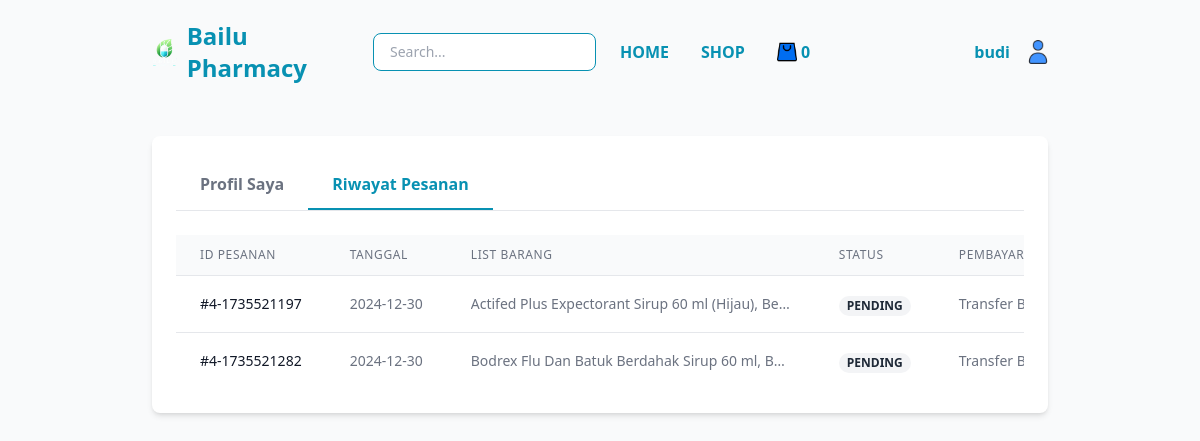
The app's page /history_belanja.php (signed in) with its own data.
### tables this page shows
CREATE TABLE `tb_pesanan` (
  `Id_pesanan` varchar(50) NOT NULL,
  `tanggal_pemesanan` date NOT NULL,
  `Total_item` int(8) NOT NULL,
  `Harga_total` int(8) NOT NULL,
  `Id_pelanggan` int(4) NOT NULL,
  `Tipe Pembayaran` enum('COD','Transfer Bank Mandiri','Transfer Bank BNI','Transfer Bank BCA','Transfer Bank BRI') NOT NULL,
  `Bukti_transfer` longblob DEFAULT NULL,
  `status` enum('DIBATALKAN','PENDING','SELESAI') NOT NULL,
  PRIMARY KEY (`Id_pesanan`),
  KEY `Id_pelanggan` (`Id_pelanggan`),
  CONSTRAINT `tb_pesanan_ibfk_1` FOREIGN KEY (`Id_pelanggan`) REFERENCES `tb_pelanggan` (`Id_pelanggan`)
);

### history_belanja.php (the view, shortened to what this page needs)
<!DOCTYPE html>
<html lang="id">
<head>
    <link href="src/output.css" rel="stylesheet">
</head>
<body class="bg-gray-50">
    <?php
    $id_pelanggan = $_SESSION['id_pelanggan'];
    $mysqli = new mysqli("localhost", "root", "", "apotek");
    $result = $mysqli->query("
        SELECT
            p.Id_pesanan AS ID_Pesanan,
            p.tanggal_pemesanan AS Tanggal_Pemesanan,
            GROUP_CONCAT(o.Nama_Obat SEPARATOR ', ') AS List_Barang,
            p.Harga_total AS Total_Harga,
            p.`Tipe Pembayaran` AS Tipe_Pembayaran,
            p.status AS Status_Pesanan,
            GROUP_CONCAT(CONCAT(o.Nama_Obat, ';', pd.jumlah_item, ';', pd.harga_satuan) SEPARATOR ', ') AS Detail_Obat
        FROM
            tb_pesanan p
        JOIN
            tb_pesanan_detail pd ON p.Id_pesanan = pd.Id_pesanan
        JOIN
            tb_obat o ON pd.Id_obat = o.Id_Obat
        WHERE
            p.Id_pelanggan = '$id_pelanggan'
        GROUP BY
            p.Id_pesanan, p.tanggal_pemesanan, p.Harga_total, p.`Tipe Pembayaran`, p.status
    ");
    ?>
    <header class="sticky py-5">
        <nav class="w-9/12 flex flex-row mx-auto items-center">
            <div class="flex items-center basis-1/4">
                <a href="home.php" class="flex items-center">
                    <img src="image/logo.png" class="h-8 mr-2" alt="logo" />
                    <span class="text-2xl font-semibold text-cyan-600">Bailu Pharmacy</span>
                </a>
            </div>
            <div class="basis-1/4 flex items-center justify-start mr-2">
                <form action="shop.php" method="GET" class="w-full">
                    <input
                        type="text"
                        name="search"
                        placeholder="Search..."
                        class="px-4 py-2 border rounded-lg text-sm border-cyan-600 w-full focus:outline-none focus:ring focus:ring-cyan-300"
                        required />
                </form>
            </div>
            <div class="basis-1/4 flex items-center justify-start">
                <a href="home.php" class="mx-4 font-semibold text-cyan-600 hover:text-cyan-700">
                    <span>HOME</span>
                </a>
                <a href="shop.php" class="mx-4 font-semibold text-cyan-600 hover:text-cyan-700">
                    <span>SHOP</span>
                </a>
                <button onclick="showPopup()" class="mx-4 font-semibold text-cyan-600 hover:text-cyan-700 flex items-center">
                    <img src="image/icon-shop.png" alt="cart" class="h-5 w-5 mr-1" />
                    <span id="cart-count">0</span>
                </button>
            </div>
            <div class="basis-1/4 flex justify-end items-center">
                <?php
                if (isset($_SESSION['login']) && $_SESSION['login'] === true && !empty($_SESSION['username'])) {
                    echo '<span class="px-4 py-2 text-cyan-600 font-semibold rounded-lg mr=2">'
                        . htmlspecialchars($_SESSION['username']) . '</span>';
                    echo '<a href="profile.php" class="flex items-center">';
                    echo '  <img src="image/icon-user.png" alt="User" class="h-6 w-6" />';
                    echo '</a>';
                } else {
                    echo '<a href="login.php" class="px-4 py-2 bg-cyan-600 text-white rounded-lg font-semibold hover:bg-cyan-700">LOGIN</a>';
                }
                ?>
            </div>
        </nav>
    </header>
    <main class="w-9/12 mx-auto py-8">
        <div class="bg-white rounded-lg shadow-md p-6 max-w-4xl mx-auto">
            <div class="flex border-b border-gray-200 mb-6">
                <a href="profile.php" class="px-6 py-3 text-gray-500 hover:text-gray-700 font-semibold">
                    Profil Saya
                </a>
                <button class="px-6 py-3 border-b-2 border-cyan-600 text-cyan-600 font-semibold">
                    Riwayat Pesanan
                </button>
            </div>
            <div class="overflow-x-auto">
                <table class="min-w-full divide-y divide-gray-200">
                    <thead class="bg-gray-50">
                        <tr>
                            <th class="px-6 py-3 text-left text-xs font-medium text-gray-500 uppercase tracking-wider">ID Pesanan</th>
                            <th class="px-6 py-3 text-left text-xs font-medium text-gray-500 uppercase tracking-wider">Tanggal</th>
                            <th class="px-6 py-3 text-left text-xs font-medium text-gray-500 uppercase tracking-wider">List Barang</th>
                            <th class="px-6 py-3 text-left text-xs font-medium text-gray-500 uppercase tracking-wider">Status</th>
                            <th class="px-6 py-3 text-left text-xs font-medium text-gray-500 uppercase tracking-wider">Pembayaran</th>
                        </tr>
                    </thead>
                    <tbody class="bg-white divide-y divide-gray-200">
                        <?php foreach ($result as $row): ?>
                            <tr class="hover:bg-gray-50">
                                <td class="px-6 py-4 whitespace-nowrap text-sm font-medium text-gray-900">
                                    #<?= htmlspecialchars($row['ID_Pesanan']) ?>
                                </td>
                                <td class="px-6 py-4 whitespace-nowrap text-sm text-gray-500">
                                    <?= htmlspecialchars($row['Tanggal_Pemesanan']) ?>
                                </td>
                                <td class="px-6 py-4 text-sm text-gray-500">
                                    <div class="max-w-xs truncate">
                                        <?= htmlspecialchars($row['List_Barang']) ?>
                                    </div>
                                </td>
                                <td class="px-6 py-4 whitespace-nowrap">
                                    <?php
                                    $statusClass = match ($row['Status_Pesanan']) {
                                        'Selesai' => 'bg-green-100 text-green-800',
                                        'Diproses' => 'bg-yellow-100 text-yellow-800',
                                        'Dibatalkan' => 'bg-red-100 text-red-800',
                                        default => 'bg-gray-100 text-gray-800'
                                    };
                                    ?>
                                    <span class="px-2 inline-flex text-xs leading-5 font-semibold rounded-full <?= $statusClass ?>">
                                        <?= htmlspecialchars($row['Status_Pesanan']) ?>
                                    </span>
                                </td>
                                <td class="px-6 py-4 whitespace-nowrap text-sm text-gray-500">
                                    <?= htmlspecialchars($row['Tipe_Pembayaran']) ?>
                                </td>
                            </tr>
                        <?php endforeach; ?>
                    </tbody>
                </table>
            </div>
        </div>
    </main>
</body>
</html>

### records on screen
tb_pesanan: Id_pesanan "4-1735521197", tanggal_pemesanan "2024-12-30", List_Barang "Actifed Plus Expectorant Sirup 60 ml (Hijau), Be…", status "PENDING", Tipe Pembayaran "Transfer…"
tb_pesanan: Id_pesanan "4-1735521282", tanggal_pemesanan "2024-12-30", List_Barang "Bodrex Flu Dan Batuk Berdahak Sirup 60 ml, B…", status "PENDING", Tipe Pembayaran "Transfer…"

### other values on screen
$_SESSION['username'] "budi"
